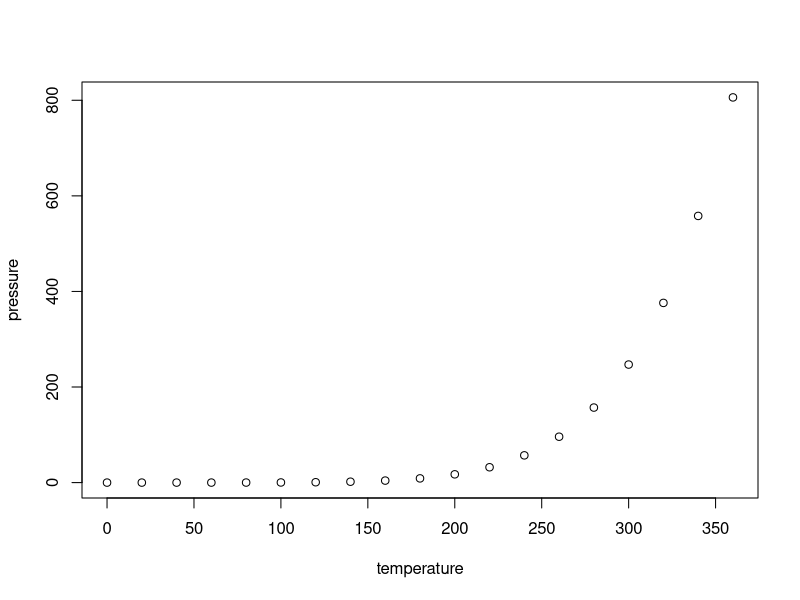
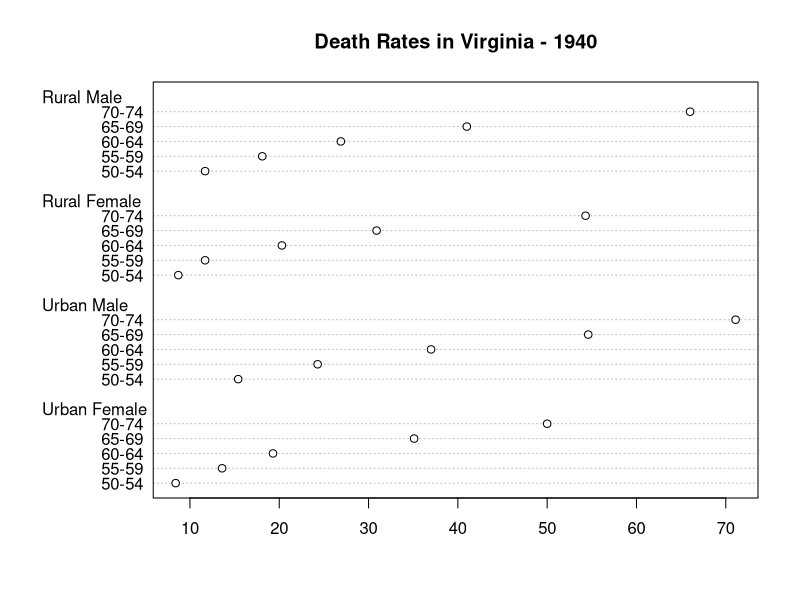

Recreate these plots in R, in order.
## ---- chunk 1
knitr::opts_chunk$set(echo = TRUE)
## ---- chunk 2
summary(cars)
## ---- chunk 3
plot(pressure)
## ---- chunk 4
summary(VADeaths)
dotchart(VADeaths, main= "Death Rates in Virginia - 1940")
